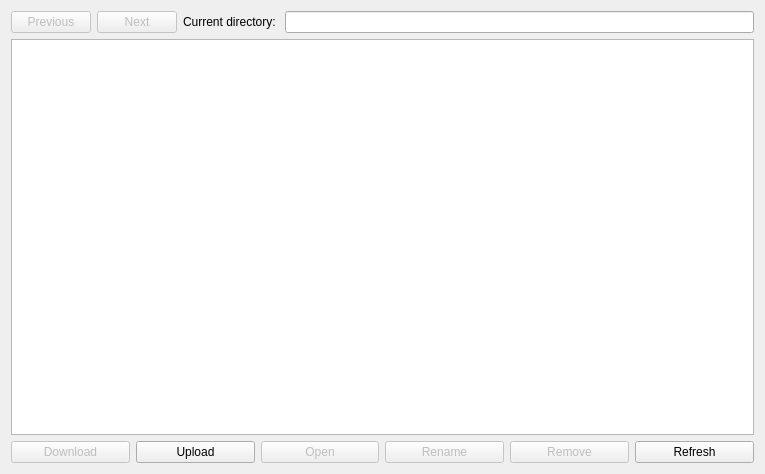
<?xml version="1.0" encoding="UTF-8"?>
<ui version="4.0">
 <class>FileManager</class>
 <widget class="QDialog" name="FileManager">
  <property name="geometry">
   <rect>
    <x>0</x>
    <y>0</y>
    <width>765</width>
    <height>474</height>
   </rect>
  </property>
  <property name="windowTitle">
   <string>File Manager</string>
  </property>
  <layout class="QGridLayout" name="gridLayout">
   <item row="2" column="0">
    <layout class="QHBoxLayout" name="horizontalLayout">
     <item>
      <widget class="QPushButton" name="download">
       <property name="enabled">
        <bool>false</bool>
       </property>
       <property name="text">
        <string>Download</string>
       </property>
      </widget>
     </item>
     <item>
      <widget class="QPushButton" name="upload">
       <property name="text">
        <string>Upload</string>
       </property>
      </widget>
     </item>
     <item>
      <widget class="QPushButton" name="open">
       <property name="enabled">
        <bool>false</bool>
       </property>
       <property name="text">
        <string>Open</string>
       </property>
      </widget>
     </item>
     <item>
      <widget class="QPushButton" name="rename">
       <property name="enabled">
        <bool>false</bool>
       </property>
       <property name="text">
        <string>Rename</string>
       </property>
      </widget>
     </item>
     <item>
      <widget class="QPushButton" name="remove">
       <property name="enabled">
        <bool>false</bool>
       </property>
       <property name="text">
        <string>Remove</string>
       </property>
      </widget>
     </item>
     <item>
      <widget class="QPushButton" name="refresh">
       <property name="text">
        <string>Refresh</string>
       </property>
      </widget>
     </item>
    </layout>
   </item>
   <item row="1" column="0">
    <widget class="QTableWidget" name="table">
     <property name="editTriggers">
      <set>QAbstractItemView::NoEditTriggers</set>
     </property>
     <property name="selectionBehavior">
      <enum>QAbstractItemView::SelectRows</enum>
     </property>
    </widget>
   </item>
   <item row="0" column="0">
    <layout class="QHBoxLayout" name="horizontalLayout_2">
     <item>
      <widget class="QPushButton" name="previous">
       <property name="enabled">
        <bool>false</bool>
       </property>
       <property name="text">
        <string>Previous</string>
       </property>
      </widget>
     </item>
     <item>
      <widget class="QPushButton" name="next">
       <property name="enabled">
        <bool>false</bool>
       </property>
       <property name="text">
        <string>Next</string>
       </property>
      </widget>
     </item>
     <item>
      <widget class="QLabel" name="label">
       <property name="text">
        <string>Current directory: </string>
       </property>
      </widget>
     </item>
     <item>
      <widget class="QLineEdit" name="current_directory"/>
     </item>
    </layout>
   </item>
  </layout>
 </widget>
 <resources/>
 <connections/>
</ui>
